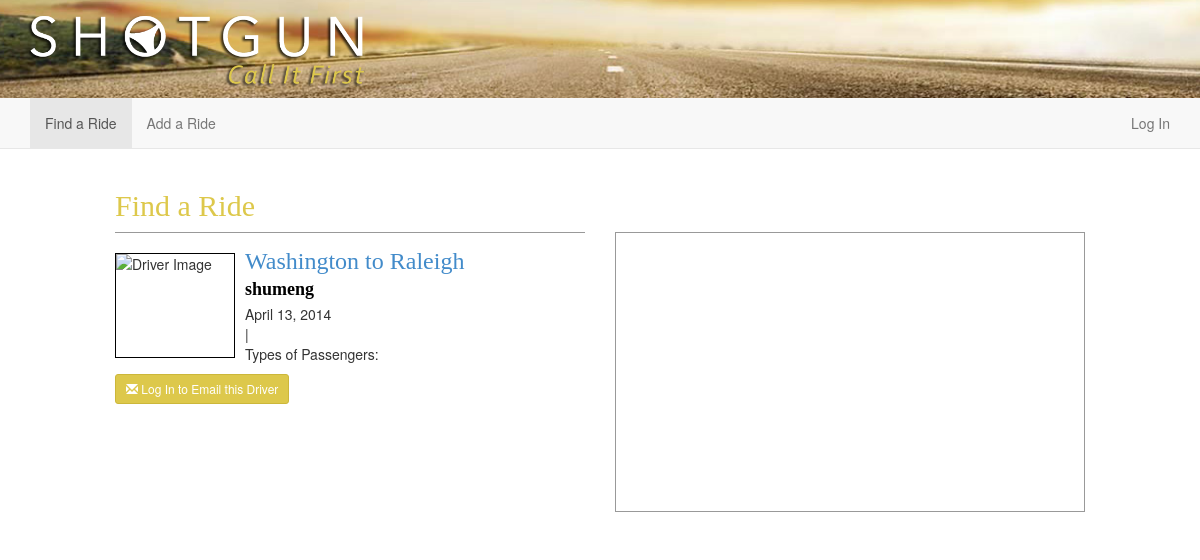
The page /rides/show/2 on the database its author committed.
### drive/models.py (models this page shows, shortened)
class Ride(models.Model):
    driver = models.ForeignKey(User)
    fromLocation = models.ForeignKey('Location', related_name='ride_from_set')
    toLocation = models.ForeignKey('Location', related_name='ride_to_set')
    leavingOn = models.DateField()
    gasMoney = models.DecimalField(max_digits=6, decimal_places=2)
    luggageRoom = models.IntegerField()

class Location(models.Model):
    lat = models.DecimalField(max_digits=10, decimal_places=6)
    lng = models.DecimalField(max_digits=10, decimal_places=6)
    formattedAddress = models.CharField(max_length=255)
    city = models.CharField(max_length=255)

### drive/views.py (the view)
# urls.py: url(r'^rides/show/(?P<pk>\d+)$', views.rides_show, name='rides_show'),
def rides_show(request, pk):
    ride = get_object_or_404(Ride, id=pk)
    return render(request, "rides/show.html", {'ride': ride})

### shotgun/resources/templates/rides/show.html (shortened to what this page needs)
{% extends 'layout_header.html' %}
{% block content %}
    <section id="section-ride-index">
        <div class="row">
            <div class="col-xs-12 col-sm-10 col-sm-offset-1">
                <div class="row">
                    <div class="col-xs-12">
                        <h2>Find a Ride</h2>
                    </div>
                </div>
                <div class="row">
                    <div class="col-md-6">
                        {% include 'rides/ride.html' with ride=ride %}
                        {% if user.is_authenticated %}
                            <div class="row">
                                <div class="col-xs-12">
                                    <a href="mailto:{{ride.driver.user.email}}" class="btn btn-sm btn-primary"><span class="glyphicon glyphicon-envelope"></span> Email this Driver</a>
                                </div>
                            </div>
                        {% else %}
                            <div class="row">
                                <div class="col-xs-12">
                                    <a href="{% url 'home' %}" class="btn btn-sm btn-primary"><span class="glyphicon glyphicon-envelope"></span> Log In to Email this Driver</a>
                                </div>
                            </div>
                        {% endif %}
                    </div>
                    <div class="col-md-6">
                        <div id="map_canvas" class="col-xs-12"></div>
                    </div>
                </div>
            </div>
        </div>
    </section>
{% endblock %}

### shotgun/resources/templates/rides/ride.html
<div class="ride">
   {% if user.shotgunprofile.avatar.url != "/uploads/False" %}<div class="img"><img src="{{ ride.driver.shotgunprofile.avatar.url }}" alt="Driver Image"></div>{% endif %}
    <h3><a href="{% url 'rides_show' pk=ride.id %}">{{ride.fromLocation.city}} to {{ride.toLocation.city}}</a></h3>
    <h4>{{ride.driver.username}}</h4>
    <p>
        {{ride.leavingOn}}<br>
        {{ride.driver.shotgunprofile.school}} |
        {{ride.driver.shotgunprofile.year}}<br>
        Types of Passengers: {{ride.driver.shotgunprofile.passengers}}<br>
    </p>
</div>

### shotgun/resources/public/css/shotgun.css (style rules this page uses)
html, body { height: 100%; }
h2, h3, h4 { font-family: Avenir; color: #ddc84b; }
#map_canvas { border: 1px solid #999999; min-height: 280px; margin-bottom: 20px; }
.ride { border-top: 1px solid #999999; padding-top: 20px; }
.ride>h4 { color: black; font-weight: bold; margin-top: -5px; }
.ride>h3 { margin-top: -5px; }
.ride>p { margin-top: -5px; overflow: auto; }
div.img img { height: 105px; width: 120px; border: 1px solid black; float: left; margin-right: 10px; }
.btn-primary { background-color: #ddc84b; border-color: #ccb73a; }

### rows shown on the page
Ride: fromLocation.city "Washington", toLocation.city "Raleigh", driver.username "shumeng", leavingOn "April 13, 2014"
